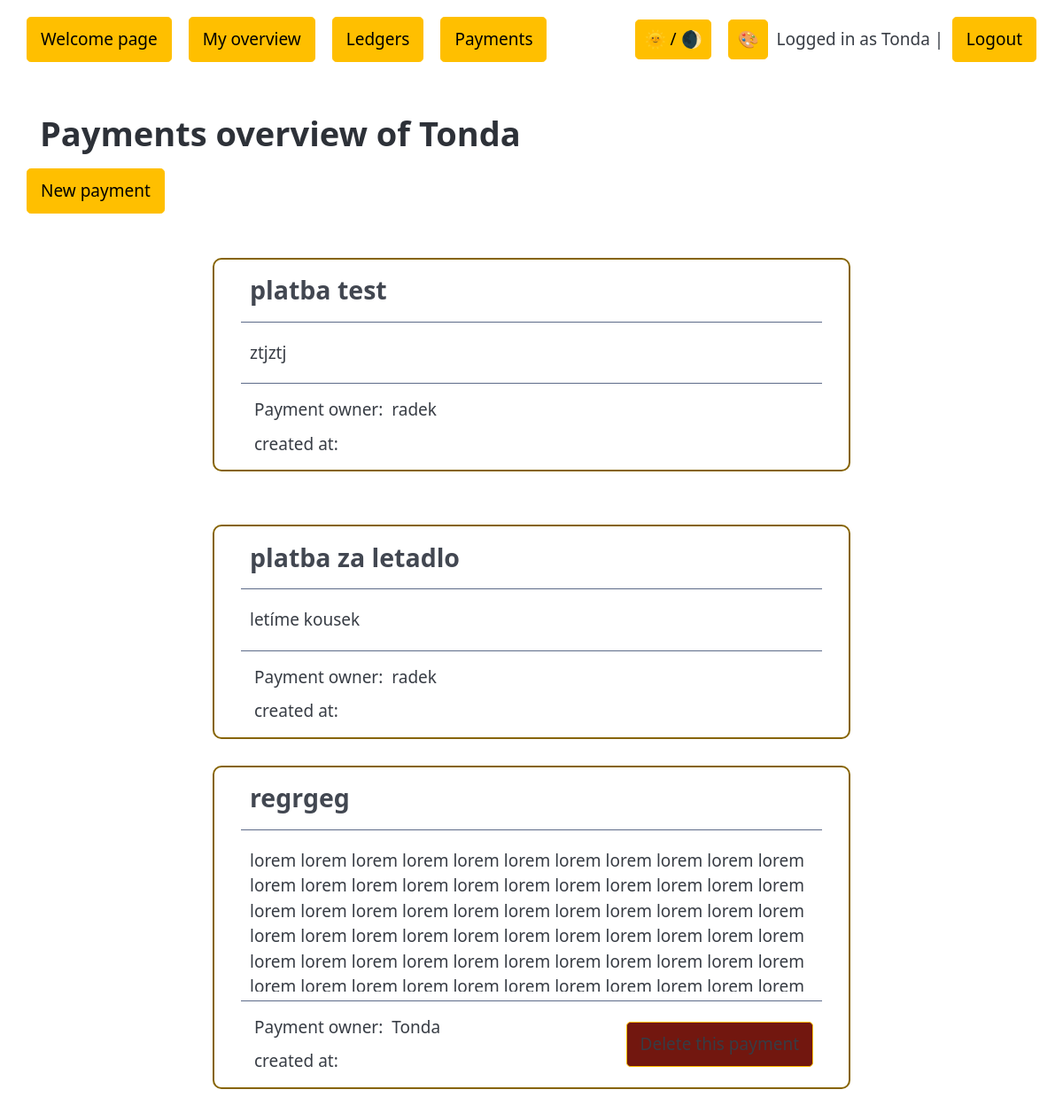
The app's page /list_of_payments/ (signed in) with its own data.
### main/models.py (models this page shows, shortened)
class AbstractBase(models.Model):
    name = models.CharField(max_length=100)
    slug = models.SlugField(max_length=100, blank=True)
    desc = models.CharField(max_length=2000, blank=True)
    class Meta:
        abstract = True

class Payment(AbstractBase):
    user = models.ForeignKey(User, on_delete=models.PROTECT, verbose_name ="Payment creator")
    ledger = models.ForeignKey(Ledger, on_delete=models.PROTECT)
    entry_time = models.DateTimeField(default=now, verbose_name ="Time of this entry")
    payment_time = models.DateTimeField(default=now, verbose_name ="Time of payment")
    cost = models.DecimalField(max_digits=10, decimal_places=2, verbose_name ="Total cost of the payment")

### main/views.py (the view, shortened to what this page needs)
@login_required(login_url='/login')
def list_of_payments(request):
    payments = Payment.objects.all()
    return render(request, 'main/list_of_payments.html', {'payments':payments})

### main/templates/main/list_of_payments.html (shortened to what this page needs)
{% extends "base.html" %}
{% load static %}
{% block css_files %}
    <link rel="stylesheet" href="{% static 'main/styles/payment.css' %}">
    {% endblock css_files %}
    {% block page_title %} Payments overview of {{ user.username }}
    {% endblock page_title %}
{% block content %}
    <form method="post" action="{% url 'payment_add' %}">
        <button type="submit" class='button-small'>New payment</button>
    </form>
    <div class='card-container'>
        {% for payment in payments %}
        <div class="card">
            <div class='card-header'>
                <div class='left-group'><h3> {{ payment.name }}</h3></div>
            </div>
            <div class='divider'></div>
            <div class='card-body'>
                <div class='card-desc'>
                    <p>{{ payment.desc}}</p>
                </div>
            </div>
            <div class='divider'></div>
                <div class='card-footer'>
                    <div class='left-group'>
                        <table>
                            <tr>
                                <td>Payment owner:</td>
                                <td>{{payment.user}}</td>
                            </tr>
                            <tr>
                                <td>created at:</td>
                                <td>{{payment.created_at}}</td>
                            </tr>
                        </table>
                    </div>
                    <div class='right-group'>
                        {% if user == payment.user%}
                            <form method='post'>
                                <button type='submit' class='button-small custom-warning' name='payment-delete' value='{{ payment.id }}'>
                                </button>
                            </form>
                            {% endif %}
                    </div>
                </div>
            </div>
        </div>
        {% empty %}
        <p>So far there is no payment connected to your name, start by creating one.</p>
        {% endfor %}
{% endblock content %}

### templates/base.html (shortened to what this page needs)
{% load static %}
<!DOCTYPE html>
<html lang="en">
<head>
    <link rel="stylesheet" href="{% static 'styles/base.css' %}">
    {% block css_files %}
    {% endblock css_files %}
</head>
<body>
    <nav class="top_navbar">
        <ul class="nav_left">
            <li class="">
                <form method="post" action="{% url 'index' %}">
                    <button type="submit" class='button-small'>Welcome page</button>
                </form>
            </li>
            {% if user.is_authenticated %}
            <li class="">
                <form method="post" action="{% url 'home' %}">
                    <button type="submit" class='button-small'>My overview</button>
                </form>
            </li>
            <li class="">
                <form method="post" action="{% url 'list_of_ledgers' %}">
                    <button type="submit" class='button-small'>Ledgers</button>
                </form>
            </li>
            <li class="">
                <form method="post" action="{% url 'list_of_payments' %}">
                    <button type="submit" class='button-small'>Payments</button>
                </form>
            </li>
            {% endif %}
        </ul>
        <ul class="nav_right">
            <li><button id="theme-toggle">🌞 / 🌒</button></li>
            <li class="dropdown">
                <button>🎨</button>
            </li>
            {% if user.is_authenticated %}
            <span class="">Logged in as {{ user.username }} |</span>
                <li class="">
                    <form method="post" action="{% url 'logout' %}">
                        <button type="submit" class='button-small'>Logout</button>
                    </form>
                </li>
            {% endif %}
        </ul>
    </nav>
    <div class= "h1_title">
        <h1>
            {% block page_title %}
            {% endblock page_title %}
        </h1>
    </div>
    <div class= "content">
        {% block content %}
        {% endblock content %}
</body>
</html>

### static/styles/base.css (style rules this page uses)
* { margin: 0; padding: 0; max-width: 1600px; margin: 0 auto; }
.nav_left { padding-left: 30px; }
.nav_right { padding-right: 30px; }
.h1_title { padding-left: 45px; margin-top: 40px; }
.content { padding-left: 30px; padding-right: 30px; }
.button-small { padding: 10px 15px !important; margin: 0 !important; width: auto !important; }
.card-container { max-height: 80vh; overflow-y: auto; margin-top: 20px; }
.card { border: 2px solid var(--pico-primary); border-radius: 10px; max-width: 90vh; margin: 30px auto; padding: 10px 30px; }
.card p, h3 { margin: 0; }
.card-header { display: flex; justify-content: space-between; height: 50px; align-items: center; }
.left-group { text-align: left; margin-left: 10px; }
.right-group { text-align: right; margin-right: 10px; }
.card-body { overflow-y: auto; padding-right: 10px; }
.card-desc { align-items: center; margin: 10px; text-align: justify; max-height: 8em; }
.card-footer { align-items: center; display: flex; justify-content: space-between; overflow-x: auto; max-width: 100%; }
.divider { border-top: 1px solid var(--pico-secondary); margin: 10px 0; }
table, th, td { padding: 5px; margin: 0; border-bottom: none; width: 100%; table-layout: fixed; word-wrap: break-word; width: 100%; table-layout: auto; }
.custom-warning { background-color: #72170F; color: var(--pico-tertiary) }

### templates/base.html (style rules this page uses)
.dropdown { position: relative; display: inline-block; }

### records on screen
Payment: name "platba test", desc "ztjztj", user "radek"
Payment: name "platba za letadlo", desc "letíme kousek", user "radek"
Payment: name "regrgeg", desc "lorem lorem lorem lorem lorem lorem lorem lorem lorem lorem lorem lorem lorem lorem lorem lorem lorem lorem lorem lorem lorem lorem lorem lorem lorem lorem lorem lorem lorem lorem lorem lorem lorem lorem lorem lorem lorem lorem lorem lorem lorem lorem lorem lorem lorem lorem lorem lorem lorem lorem lorem lorem lorem lorem lorem…", user "Tonda", {{ payment.id }} 10 (drawn)

### other values on screen
{{ user.username }} "Tonda"
